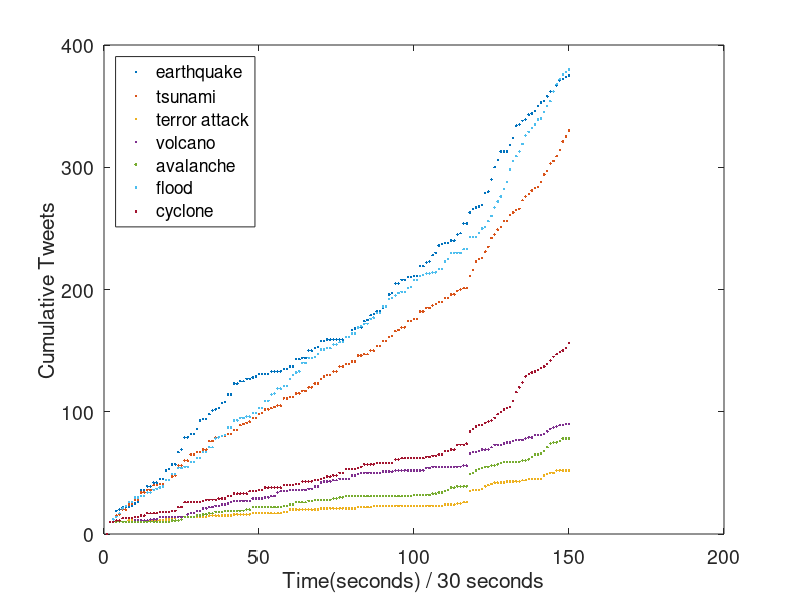

Recreate this plot in MATLAB.
% Reads the twitter monitoring statistics from a text file and displays it
%
% INPUT:
%           text file with disaster statistics
% OUTPUT:
%           plot of the statistic
%
d = {'earthquake' 'tsunami' 'terror attack' 'volcano' 'avalanche' 'flood' 'cyclone' 'tornado' 'hurricane'};
p = csvread('disaster30.txt');

%set(0,'DefaultAxesColorOrder',[0 0 0],'DefaultAxesLineStyleOrder','-|-.|--|:');

figure;
plot(p(:,1:7),'.');
legend(d,'Location','NorthWest');
set(gcf,'Position', [0, 0, 800, 300]);
set(gca,'FontSize',14);
xlabel('Time(seconds) / 30 seconds');
ylabel('Cumulative Tweets');
savefig('tweets.pdf','pdf');